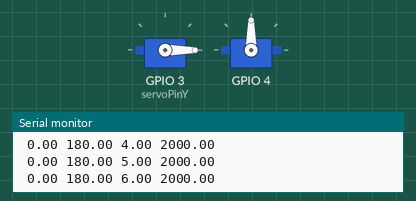
Recording of a program running on a simulated ESP32-C6. On the bench: 2 × servo, the last lines printed to the serial monitor.

Above: at 0.1 s.
At 12.6 s:
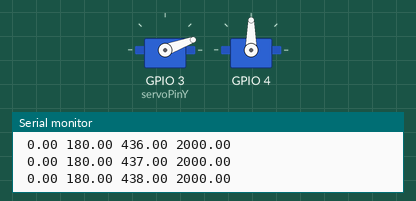
At 18.66 s:
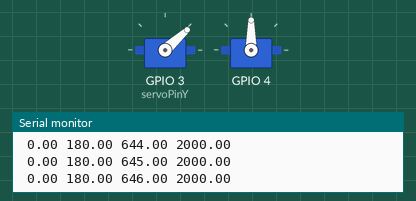
At 39.66 s:
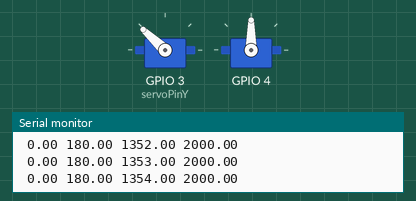
Timing chart, 0 to 40.0 s (numbered marks = the images above):
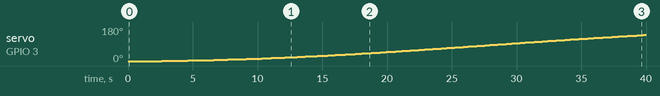

The program:

main.cpp
```cpp
#include <Arduino.h>
#include <ESP32Servo.h>

// Broche connectée au fil signal (orange/jaune) du SG90
// Choisis une broche PWM valide de la Xiao ESP32C6, par ex. D2 (GPIO2)
const int servoPinX= D1;
const int servoPinY= D2;
const float APP_PI = 3.14159265;

Servo monServoX;
Servo monServoY;

float currentPosX = 0;
float currentMoveX[4] = {-1}; // [startPosition, endPosition, step, time]
float currentPosY = 0;
float currentMoveY[4] = {-1};

void setup() {
  Serial.begin(9600);

  // Autorise l'allocation de tous les timers PWM disponibles
  ESP32PWM::allocateTimer(0);
  ESP32PWM::allocateTimer(1);
  ESP32PWM::allocateTimer(2);
  ESP32PWM::allocateTimer(3);
  monServoX.setPeriodHertz(50);       // fréquence standard des servos 50Hz
  monServoX.attach(servoPinX, 500, 2400); // min/max pulse width en µs (à ajuster si besoin)
  monServoY.setPeriodHertz(50);       // fréquence standard des servos 50Hz
  monServoY.attach(servoPinY, 500, 2400); // min/max pulse width en µs (à ajuster si besoin)

  setMoveX(180, 2000);
}

void loop() {
  // Balayage de 0° à 180°
  float maxDegX = 180;
  float maxDegY = 90;
  int time = 1000;

  if (currentMoveX[0] < 0) {
    if (currentPosX == 180) {
      setMoveX(0, 2000);
    } else {
      setMoveX(180, 2000);
    }
  }

  Serial.print(currentMoveX[0]);
  Serial.print(" ");
  Serial.print(currentMoveX[1]);
  Serial.print(" ");
  Serial.print(currentMoveX[2]);
  Serial.print(" ");
  Serial.print(currentMoveX[3]);
  Serial.print("\n");

  updateServo();
  delay(1);
}

void setMoveX(float endPos, int time) {
  int startPos = currentPosX;
  int step = 0;
  currentMoveX[0] = startPos;
  currentMoveX[1] = endPos;
  currentMoveX[2] = step;
  currentMoveX[3] = time;
}

void updateServo() {
  if (currentMoveX[0] >= 0) {
    currentMoveX[2] += 1; // On ajoute au compteur
    // float index = (-cos(float(step)/float(time) * APP_PI ) + 1 ) / 2;
    // currentPosX = index * (endPos - startPos) + startPos;
    const float index = (-cos(float(currentMoveX[2])/float(currentMoveX[3]) * APP_PI ) + 1 ) / 2; // On calcule l'étape
    currentPosX = index * (currentMoveX[1] - currentMoveX[0]) + currentMoveX[0]; // On applique l'étape
    Serial.print(" ");
    monServoX.write(currentPosX);

    if (currentMoveX[2] >= currentMoveX[3]) currentMoveX[0] = -1; // Reset quand c'est fini
  }
}

void goToX(float endPos, int time) {
  int startPos = currentPosX;

  for (int i = 0; i < time; i++) {
    float index = (-cos(float(i)/float(time) * APP_PI ) + 1 ) / 2; // -cos(2xPI)+1 / 2 (Visualise sur Geogebra si tu vois pas)
    currentPosX = index * (endPos - startPos) + startPos;
    monServoX.write(currentPosX);
    delay(1);
  }
}

void goToY(float endPos, int time) {
  int startPos = currentPosY;

  for (int i = 0; i < time; i++) {
    float index = (-cos(float(i)/float(time) * APP_PI ) + 1 ) / 2; // -cos(2xPI)+1 / 2 (Visualise sur Geogebra si tu vois pas)
    currentPosY = index * (endPos - startPos) + startPos;
    monServoY.write(currentPosY);
    delay(1);
  }
}

void goTo(float endPosX, float endPosY, int time) {
  int startPosX = currentPosX;
  int startPosY = currentPosY;

  for (int i = 0; i < time; i++) {
    float index = (-cos(float(i)/float(time) * APP_PI ) + 1 ) / 2; // -cos(2xPI)+1 / 2 (Visualise sur Geogebra si tu vois pas)
    currentPosX = index * (endPosX - startPosX) + startPosX;
    currentPosY = index * (endPosY - startPosY) + startPosY;
    monServoX.write(currentPosX);
    monServoY.write(currentPosY);
    delay(1);
  }
}
```

Measured:
- by itself, servo on GPIO 3 (servoPinY): moves from 0° to 138° over 37.2 s
